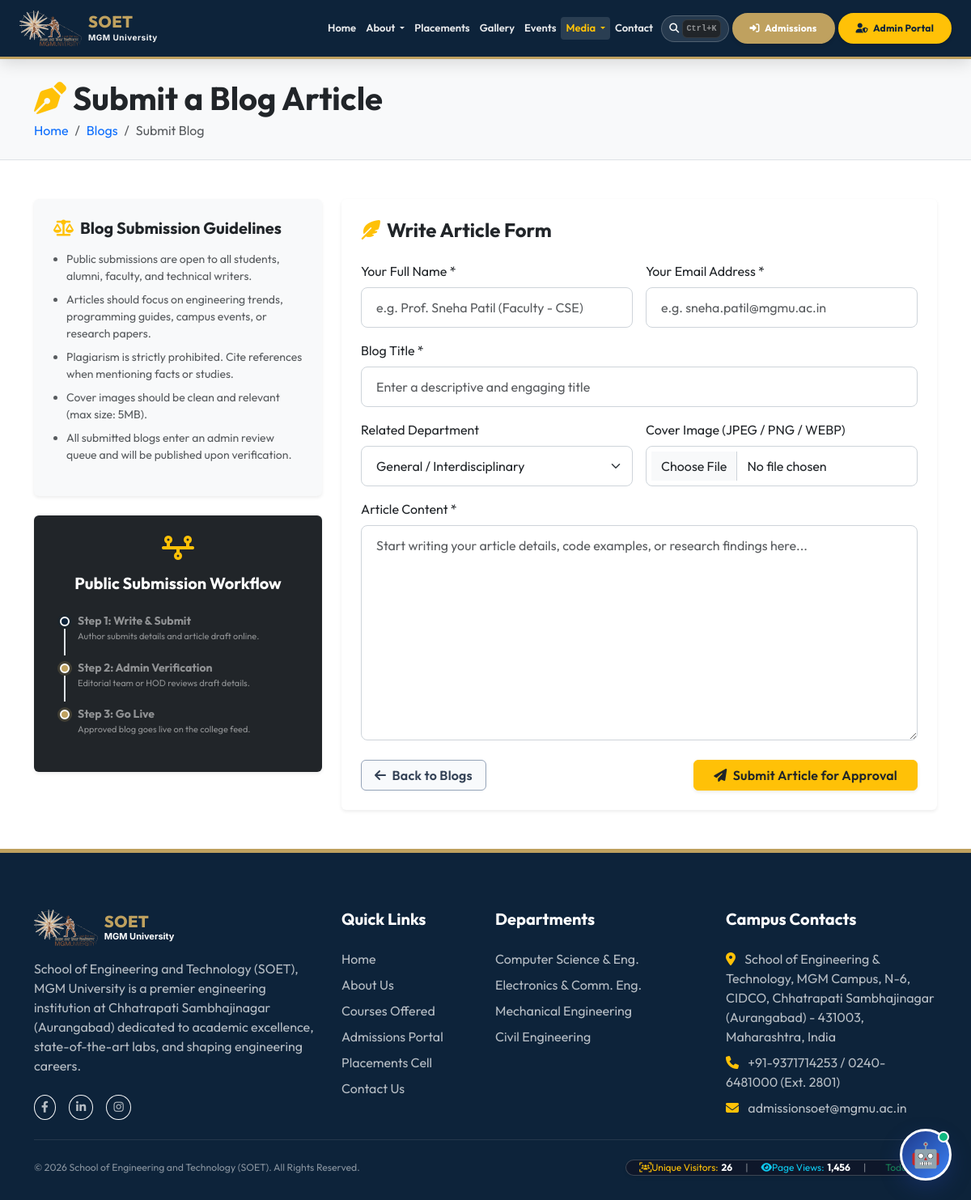
The app's page /submit-blog.php with its own data.
### tables this page shows
CREATE TABLE `navigation_menu` (
  `id` int(11) NOT NULL AUTO_INCREMENT,
  `title` varchar(100) NOT NULL,
  `url` varchar(255) NOT NULL,
  `target` varchar(20) DEFAULT '_self',
  `icon` varchar(50) DEFAULT NULL,
  `parent_id` int(11) DEFAULT NULL,
  `sort_order` int(11) DEFAULT 0,
  `is_active` tinyint(1) DEFAULT 1,
  `is_system` tinyint(1) DEFAULT 0,
  `created_at` timestamp NOT NULL DEFAULT current_timestamp(),
  `updated_at` timestamp NOT NULL DEFAULT current_timestamp() ON UPDATE current_timestamp(),
  PRIMARY KEY (`id`),
  KEY `parent_id` (`parent_id`),
  CONSTRAINT `navigation_menu_ibfk_1` FOREIGN KEY (`parent_id`) REFERENCES `navigation_menu` (`id`) ON DELETE CASCADE
);

### core/Database.php (called while the page is built, shortened)
<?php
class Database
{
    private static ?Database $instance = null;
    private PDO $pdo;
    private function __construct()
    {
        $options = [
            PDO::ATTR_ERRMODE            => PDO::ERRMODE_EXCEPTION,
            PDO::ATTR_DEFAULT_FETCH_MODE => PDO::FETCH_ASSOC,
            PDO::ATTR_EMULATE_PREPARES   => false,
            PDO::ATTR_TIMEOUT            => 3,
        ];
        $primaryHost = defined('DB_HOST') ? DB_HOST : '127.0.0.1;port=3307';
        $dbName = defined('DB_NAME') ? DB_NAME : 'soet_college';
        $dbUser = defined('DB_USER') ? DB_USER : 'root';
        $dbPass = defined('DB_PASS') ? DB_PASS : '';
        $charset = defined('DB_CHARSET') ? DB_CHARSET : 'utf8mb4';
        $dsnCandidates = [
            'mysql:host=' . $primaryHost . ';dbname=' . $dbName . ';charset=' . $charset,
            'mysql:host=127.0.0.1;port=3307;dbname=' . $dbName . ';charset=' . $charset,
            'mysql:host=127.0.0.1;port=3306;dbname=' . $dbName . ';charset=' . $charset,
            'mysql:host=localhost;dbname=' . $dbName . ';charset=' . $charset,
            'mysql:host=127.0.0.1;dbname=' . $dbName . ';charset=' . $charset
        ];
        foreach (array_unique($dsnCandidates) as $dsn) {
            try {
                $this->pdo = new PDO($dsn, $dbUser, $dbPass, $options);
                return;
            } catch (PDOException $e) {
                $lastException = $e;
            }
        }
    }
    public static function getInstance(): Database
    {
        if (self::$instance === null) {
            self::$instance = new self();
        }
        return self::$instance;
    }
    public function query(string $sql, array $params = []): PDOStatement
    {
        $stmt = $this->pdo->prepare($sql);
        $stmt->execute($params);
        return $stmt;
    }
    public function fetchAll(string $sql, array $params = []): array
    {
        return $this->query($sql, $params)->fetchAll();
    }
}

### core/Session.php (called while the page is built, shortened)
<?php
class Session
{
    public static function get(string $key, mixed $default = null): mixed
    {
        return $_SESSION[$key] ?? $default;
    }
}

### submit-blog.php (the view, shortened to what this page needs)
<?php
include_once __DIR__ . '/includes/header.php';
?>
<div class="bg-light py-4 border-bottom mb-5">
    <div class="container">
        <h1 class="fw-bold mb-1 text-primary-color"><i class="fa-solid fa-pen-nib text-warning me-2"></i>Submit a Blog Article</h1>
        <nav aria-label="breadcrumb">
            <ol class="breadcrumb mb-0">
                <li class="breadcrumb-item"><a href="index.php" class="text-decoration-none">Home</a></li>
                <li class="breadcrumb-item"><a href="blogs.php" class="text-decoration-none">Blogs</a></li>
                <li class="breadcrumb-item active" aria-current="page">Submit Blog</li>
            </ol>
        </nav>
    </div>
</div>
<div class="container mb-5">
    <div class="row g-4">
        <div class="col-lg-4">
            <div class="card border-0 shadow-sm p-4 bg-light mb-4" style="border-top: 4px solid var(--secondary-color);">
                <h5 class="fw-bold text-primary-color mb-3"><i class="fa-solid fa-scale-balanced text-warning me-2"></i>Blog Submission Guidelines</h5>
                <ul class="small text-muted ps-3 d-flex flex-column gap-2">
                    <li>Public submissions are open to all students, alumni, faculty, and technical writers.</li>
                    <li>Articles should focus on engineering trends, programming guides, campus events, or research papers.</li>
                    <li>Plagiarism is strictly prohibited. Cite references when mentioning facts or studies.</li>
                    <li>Cover images should be clean and relevant (max size: 5MB).</li>
                    <li>All submitted blogs enter an admin review queue and will be published upon verification.</li>
                </ul>
            </div>
            <div class="card border-0 shadow-sm p-4 bg-dark text-white text-center">
                <i class="fa-solid fa-timeline fa-2x text-warning mb-3"></i>
                <h5 class="fw-bold">Public Submission Workflow</h5>
                <div class="text-start text-white-50 small mt-3">
                    <div class="workflow-step active">
                        <strong>Step 1: Write & Submit</strong>
                        <p class="mb-0 text-white-50" style="font-size: 11px;">Author submits details and article draft online.</p>
                    </div>
                    <div class="workflow-step">
                        <strong>Step 2: Admin Verification</strong>
                        <p class="mb-0 text-white-50" style="font-size: 11px;">Editorial team or HOD reviews draft details.</p>
                    </div>
                    <div class="workflow-step">
                        <strong>Step 3: Go Live</strong>
                        <p class="mb-0 text-white-50" style="font-size: 11px;">Approved blog goes live on the college feed.</p>
                    </div>
                </div>
            </div>
        </div>
        <div class="col-lg-8">
            <div class="card border-0 shadow-sm p-4 bg-white">
                <h4 class="fw-bold text-primary-color mb-4"><i class="fa-solid fa-feather-pointed text-warning me-2"></i>Write Article Form</h4>
                <form method="POST" action="submit-blog.php" enctype="multipart/form-data">
                    <div class="row g-3 mb-3">
                        <div class="col-md-6">
                            <label class="form-label font-semibold">Your Full Name *</label>
                            <input type="text" name="author_name" class="form-control" value="<?php echo Session::get('full_name') ?? ''; ?>" placeholder="e.g. Prof. Sneha Patil (Faculty - CSE)" required>
                        </div>
                        <div class="col-md-6">
                            <label class="form-label font-semibold">Your Email Address *</label>
                            <input type="email" name="author_email" class="form-control" value="<?php echo Session::get('email') ?? ''; ?>" placeholder="e.g. sneha.patil@mgmu.ac.in" required>
                        </div>
                    </div>
                    <div class="mb-3">
                        <label class="form-label font-semibold">Blog Title *</label>
                        <input type="text" name="title" class="form-control" placeholder="Enter a descriptive and engaging title" required>
                    </div>
                    <div class="row g-3 mb-3">
                        <div class="col-md-6">
                            <label class="form-label font-semibold">Related Department</label>
                            <select name="department_id" class="form-select">
                                <option value="">General / Interdisciplinary</option>
                            </select>
                        </div>
                        <div class="col-md-6">
                            <label class="form-label font-semibold">Cover Image (JPEG / PNG / WEBP)</label>
                            <input type="file" name="image" class="form-control" accept="image/*">
                        </div>
                    </div>
                    <div class="mb-4">
                        <label class="form-label font-semibold">Article Content *</label>
                        <textarea name="content" class="form-control" rows="10" placeholder="Start writing your article details, code examples, or research findings here..." required></textarea>
                    </div>
                    <div class="d-flex justify-content-between align-items-center">
                        <a href="blogs.php" class="btn btn-outline-secondary px-3"><i class="fa-solid fa-arrow-left me-1"></i> Back to Blogs</a>
                        <button type="submit" name="submit_blog" class="btn btn-warning text-dark fw-bold px-4 shadow-sm"><i class="fa-solid fa-paper-plane me-1"></i> Submit Article for Approval</button>
                    </div>
                </form>
            </div>
        </div>
    </div>
</div>
<?php include_once __DIR__ . '/includes/footer.php'; ?>

### includes/header.php (shortened to what this page needs)
<?php
$current_page = basename($_SERVER['PHP_SELF'] ?? '');
$header_cms = new ContentManager();
$header_settings = $header_cms->getSiteSettings();
$logo_src = !empty($header_settings['site_logo'])
    ? uploadUrl('settings', $header_settings['site_logo'])
    : APP_URL . '/assets/images/logo.svg';
?>
<!DOCTYPE html>
<html lang="en">
<head>
    <link href="https://cdn.jsdelivr.net/npm/bootstrap@5.3.0/dist/css/bootstrap.min.css" rel="stylesheet">
    <link href="https://cdnjs.cloudflare.com/ajax/libs/font-awesome/6.4.0/css/all.min.css" rel="stylesheet">
    <link href="<?php echo APP_URL; ?>/assets/css/style.css" rel="stylesheet">
</head>
<body>
<?php
$header_db = Database::getInstance();
$dbNavMain = [];
$dbNavSubGrouped = [];
try {
    $dbNavMain = $header_db->fetchAll("SELECT * FROM navigation_menu WHERE parent_id IS NULL AND is_active = 1 ORDER BY sort_order ASC, title ASC");
    $dbNavSubAll = $header_db->fetchAll("SELECT * FROM navigation_menu WHERE parent_id IS NOT NULL AND is_active = 1 ORDER BY sort_order ASC, title ASC");
    foreach ($dbNavSubAll as $sub) {
        $dbNavSubGrouped[$sub['parent_id']][] = $sub;
    }
} catch (Exception $e) {
    $dbNavMain = [];
}
?>
<nav class="navbar navbar-expand-xl navbar-dark sticky-top py-2" style="border-bottom: 3px solid var(--secondary-color); box-shadow: 0 4px 20px rgba(0,0,0,0.15); background-color: var(--primary-color);">
    <div class="container-fluid px-2 px-md-3 px-xl-4">
        <a class="navbar-brand d-flex align-items-center me-2 me-xl-3" href="<?php echo APP_URL; ?>/index.php">
            <img src="<?php echo $logo_src; ?>" alt="SOET Logo" class="me-2" style="height: 44px; object-fit: contain;">
            <div>
                <span class="d-block lh-1 text-uppercase" style="font-size: 20px; font-weight: 800; color: var(--secondary-color); letter-spacing: 0.5px; font-family: 'Outfit', sans-serif;">SOET</span>
                <span class="d-block text-white font-semibold" style="font-size: 10px; font-weight: 700; letter-spacing: 0.5px; opacity: 0.95; font-family: 'Inter', sans-serif; margin-top: 2px;">MGM University</span>
            </div>
        </a>
        <div class="collapse navbar-collapse" id="mainNavbar">
            <ul class="navbar-nav ms-auto mb-2 mb-xl-0 align-items-center gap-0.5">
                <?php if (!empty($dbNavMain)): ?>
                    <?php foreach ($dbNavMain as $mainNav): ?>
                        <?php
                            $hasSub = isset($dbNavSubGrouped[$mainNav['id']]);
                            $is_active = ($current_page === $mainNav['url']);
                            $target = !empty($mainNav['target']) ? $mainNav['target'] : '_self';
                            $url = (strpos($mainNav['url'], 'http') === 0 || strpos($mainNav['url'], 'javascript:') === 0 || $mainNav['url'] === '#')
                                ? $mainNav['url']
                                : APP_URL . '/' . ltrim($mainNav['url'], '/');
                        ?>
                        <?php if ($hasSub): ?>
                            <?php
                                $subUrls = array_map(function($s) { return $s['url']; }, $dbNavSubGrouped[$mainNav['id']]);
                                $dropdownActive = in_array($current_page, $subUrls);
                            ?>
                            <li class="nav-item dropdown">
                                <a class="nav-link dropdown-toggle <?php echo $dropdownActive ? 'active' : ''; ?>" href="#" id="dropdownNav<?php echo $mainNav['id']; ?>" role="button" data-bs-toggle="dropdown" aria-expanded="false">
                                    <?php echo htmlspecialchars($mainNav['title']); ?>
                                </a>
                            </li>
                        <?php else: ?>
                            <li class="nav-item">
                                <a class="nav-link <?php echo $is_active ? 'active' : ''; ?>" href="<?php echo $url; ?>" target="<?php echo $target; ?>">
                                    <?php echo htmlspecialchars($mainNav['title']); ?>
                                </a>
                            </li>
                        <?php endif; ?>
                    <?php endforeach; ?>
                <?php endif; ?>
                <li class="nav-item ms-xl-1">
                    <button class="btn btn-outline-light btn-sm rounded-pill spotlight-trigger d-flex align-items-center gap-1" id="spotlightTriggerBtn" title="Instant Quick Search (Press Ctrl+K)">
                        <i class="fa-solid fa-magnifying-glass"></i>
                        <kbd class="bg-dark text-white-50 border border-secondary border-opacity-25 px-1 rounded" style="font-size: 10px;">Ctrl+K</kbd>
                    </button>
                </li>
                <li class="nav-item ms-xl-1">
                    <a class="btn btn-admission text-center" href="<?php echo APP_URL; ?>/admissions.php"><i class="fa-solid fa-right-to-bracket me-1"></i> Admissions</a>
                </li>
                <li class="nav-item ms-xl-1 mt-2 mt-xl-0">
                    <a class="btn btn-admin-portal text-center" href="<?php echo APP_URL; ?>/admin/login.php"><i class="fa-solid fa-user-shield me-1"></i> Admin Portal</a>
                </li>
            </ul>
        </div>
    </div>
</nav>

### records on screen
navigation_menu: title "Home"
navigation_menu: title "About"
navigation_menu: title "Placements"
navigation_menu: title "Gallery"
navigation_menu: title "Events"
navigation_menu: title "Media"
navigation_menu: title "Contact"

### other values on screen
$col_addr "School of Engineering & Technology, MGM Campus, N-6, CIDCO, Chhatrapati Sambhajinagar (Aurangabad) - 431003, Maharashtra, India"
$col_phone "+91-9371714253 / 0240-6481000 (Ext. 2801)"
$col_email "admissionsoet@mgmu.ac.in"
$col_name "School of Engineering and Technology (SOET)"
$totalVisitors "26"
$totalViews "1,456"
$todayVisitors "2"
